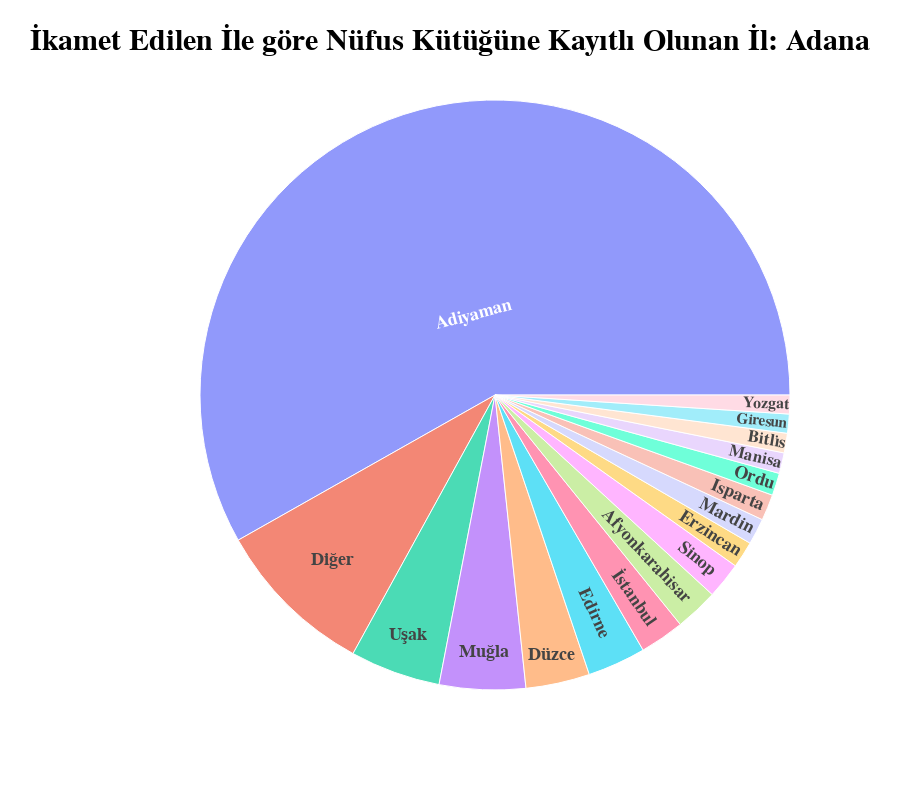

This figure's notebook cell:
### Code cell
# Create a sunburst chart
fig_sunburst = go.Figure(
    data=[
        go.Sunburst(
            name="",
            labels=labels_grouped_sorted,
            parents=[""]*len(labels_grouped),
            values=values_grouped_sorted,
            branchvalues="total",
            hovertemplate="<b>%{label}</b><br>%{value}",
            textfont=dict(
                size=18,
                family=font_family,
                weight="bold",
            ),
        )
    ]
)

# Update layout for the sunburst chart
fig_sunburst.update_layout(
    title_text=f"İkamet Edilen İle göre Nüfus Kütüğüne Kayıtlı Olunan İl: {city_code_map.get(city_code, "Şehir Bulunamadı").capitalize()}",
    title_x=0.5,
    height=800,
    margin=dict(t=100, b=100, l=100, r=100),
    title_xanchor="center",
)

fig_sunburst.update_layout(design)
fig_sunburst.show()

### Figure 1 — Plotly figure (JSON) as saved in the notebook; plotly's stock layout.template omitted (floating-point values rounded to 4 significant figures)
{"data": [{"branchvalues": "total", "hovertemplate": "<b>%{label}</b><br>%{value}", "labels": ["Adiyaman", "Diğer", "Uşak", "Muğla", "Düzce", "Edi̇rne", "İstanbul", "Afyonkarahi̇sar", "Si̇nop", "Erzi̇ncan", "Mardi̇n", "Isparta", "Ordu", "Mani̇sa", "Bi̇tli̇s", "Gi̇resun", "Yozgat"], "name": "", "parents": ["", "", "", "", "", "", "", "", "", "", "", "", "", "", "", "", ""], "textfont": {"family": "Verdana", "size": 18, "weight": "bold"}, "type": "sunburst", "values": [1313509, 199072, 111816, 106477, 79083, 72069, 55134, 53298, 44964, 32879, 32319, 32295, 27790, 25601, 24253, 23559, 23252]}], "layout": {"height": 800, "margin": {"b": 110, "l": 110, "r": 20, "t": 100}, "plot_bgcolor": "#f3f4f6", "title": {"font": {"color": "black", "family": "Verdana", "size": 30, "weight": "bold"}, "text": "İkamet Edilen İle göre Nüfus Kütüğüne Kayıtlı Olunan İl: Adana", "x": 0.5, "xanchor": "center"}, "xaxis": {"gridcolor": "lightgray", "showgrid": true, "tickangle": -45, "tickfont": {"family": "Verdana", "size": 12}, "title": {"font": {"color": "black", "family": "Verdana", "size": 20, "weight": "bold"}}}, "yaxis": {"gridcolor": "lightgray", "showgrid": true, "tickfont": {"family": "Verdana", "size": 12}, "tickformat": ",", "title": {"font": {"color": "black", "family": "Verdana", "size": 20, "weight": "bold"}}}}}
